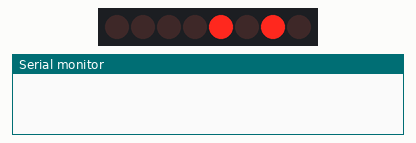
Bench run of a sketch on a simulated Arduino Uno, built with avr-gcc and run on an emulated ATmega328P. On the bench: 8 shift-register outputs drawn as a row of LEDs (first output left, lit = HIGH), the last lines printed to the serial monitor. Wiring (inferred from the names in the program): shift register (74HC595): data pin 12; shift clock pin 9; latch pin 11. Wiring (inferred from the signals the program sends): row of LEDs: on Q0, Q1, Q2, Q3, Q4, Q5, Q6, Q7.

Above: at 0.2 s.
At 1.2 s:
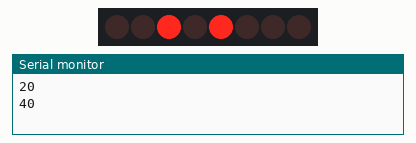
At 1.7 s:
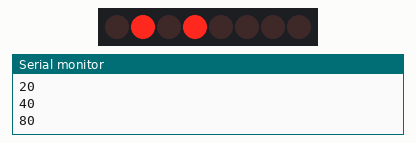
At 2.2 s:
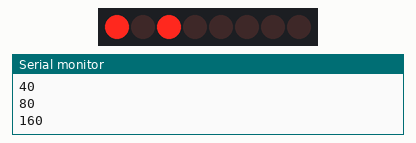
At 3.2 s:
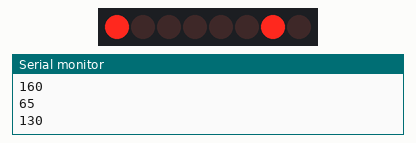
At 4.7 s:
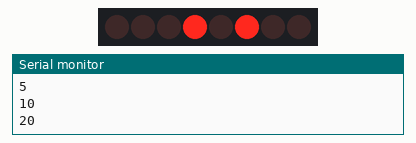
Timing chart, 0 to 5.2 s (numbered marks = the images above):
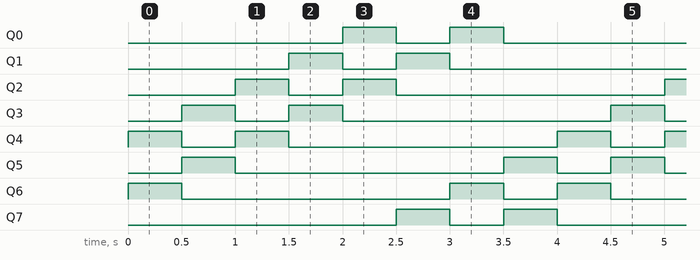

The sketch:

Lesson_45_-_Understanding_Circular_Shift_Using_74HC595.ino
```cpp
//We are Understanding Circular Shift using the Serial to Parallel Shift Register 74HC595
//Declaring Variables
int LATCH_PIN = 11;
int CLOCK_PIN = 9;
int DATA_PIN = 12;
int DELAY = 500;
byte LEDS = 0xA;


void setup() {
  //Starting Serial Monitor
  Serial.begin(9600);

  //Starting Serial to Parallel Shift Register Pins
  pinMode(LATCH_PIN, OUTPUT);
  pinMode(CLOCK_PIN, OUTPUT);
  pinMode(DATA_PIN, OUTPUT);
}


void loop() {
  //We want to send in data, and in order to do that we must set the latch pin low
  digitalWrite(LATCH_PIN, LOW);

  //Sending Data
  shiftOut(DATA_PIN, CLOCK_PIN, LSBFIRST, LEDS);

  //Set the latch pin back to high
  digitalWrite(LATCH_PIN, HIGH);

  //Multiplying by 2 creates a Logical Shift to the Left
  //We also need to divide by 128 to create the circular shift
  LEDS = LEDS * 2 + LEDS / 128;
  delay(DELAY);
  Serial.println(LEDS);
}
```

Measured:
- by itself, Q0–4, Q7: repeats every 4.0 s: LOW 0.50 s, HIGH 0.50 s, LOW 2.5 s, HIGH 0.50 s
- by itself, Q5, Q6: repeats every 4.0 s: LOW 2.5 s, HIGH 0.50 s, LOW 0.50 s, HIGH 0.50 s
- by itself, everything shown: repeats every 4.0 s, in 8 steps
